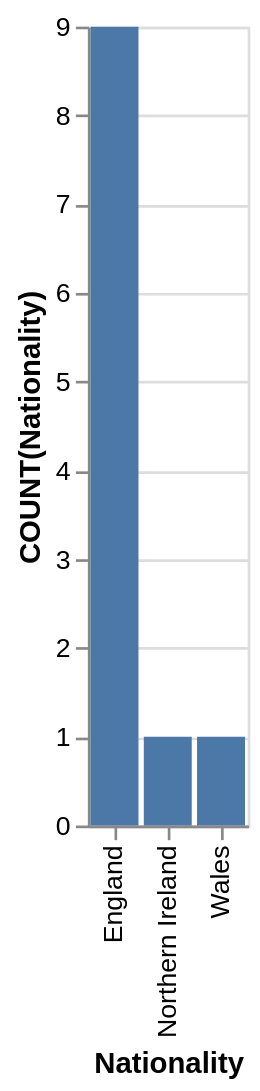

Write a Vega-Lite specification for this figure.
### Vega-Lite specification from a JSON file in a GitHub repository (floating-point values rounded to 4 significant figures)
{"data": {"values": [{"x_data": "England", "y_data": 9}, {"x_data": "Northern Ireland", "y_data": 1}, {"x_data": "Wales", "y_data": 1}]}, "mark": "bar", "encoding": {"x": {"field": "x_data", "type": "nominal", "title": "Nationality", "sort": {"op": "sum", "field": "y_data", "order": "descending"}}, "y": {"field": "y_data", "type": "quantitative", "title": "COUNT(Nationality)"}}}
